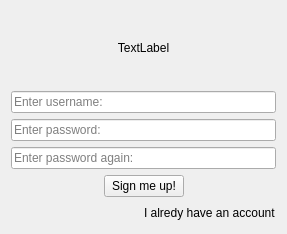
<?xml version="1.0" encoding="UTF-8"?>
<ui version="4.0">
 <class>SignUp</class>
 <widget class="QWidget" name="SignUp">
  <property name="geometry">
   <rect>
    <x>0</x>
    <y>0</y>
    <width>287</width>
    <height>234</height>
   </rect>
  </property>
  <property name="windowTitle">
   <string>Form</string>
  </property>
  <layout class="QVBoxLayout" name="verticalLayout_2">
   <item>
    <widget class="QLabel" name="label_error">
     <property name="text">
      <string>TextLabel</string>
     </property>
     <property name="alignment">
      <set>Qt::AlignCenter</set>
     </property>
     <property name="wordWrap">
      <bool>true</bool>
     </property>
    </widget>
   </item>
   <item>
    <layout class="QVBoxLayout" name="verticalLayout">
     <item>
      <widget class="QLineEdit" name="lineEdit_username">
       <property name="placeholderText">
        <string>Enter username:</string>
       </property>
      </widget>
     </item>
     <item>
      <widget class="QLineEdit" name="lineEdit_password">
       <property name="inputMask">
        <string/>
       </property>
       <property name="text">
        <string/>
       </property>
       <property name="maxLength">
        <number>32767</number>
       </property>
       <property name="placeholderText">
        <string>Enter password:</string>
       </property>
      </widget>
     </item>
     <item>
      <widget class="QLineEdit" name="lineEdit_password_2">
       <property name="inputMask">
        <string/>
       </property>
       <property name="text">
        <string/>
       </property>
       <property name="maxLength">
        <number>32767</number>
       </property>
       <property name="placeholderText">
        <string>Enter password again:</string>
       </property>
      </widget>
     </item>
     <item>
      <layout class="QHBoxLayout" name="horizontalLayout">
       <item>
        <spacer name="horizontalSpacer_2">
         <property name="orientation">
          <enum>Qt::Horizontal</enum>
         </property>
         <property name="sizeHint" stdset="0">
          <size>
           <width>40</width>
           <height>20</height>
          </size>
         </property>
        </spacer>
       </item>
       <item>
        <widget class="QPushButton" name="pushButton">
         <property name="text">
          <string>Sign me up!</string>
         </property>
        </widget>
       </item>
       <item>
        <spacer name="horizontalSpacer">
         <property name="orientation">
          <enum>Qt::Horizontal</enum>
         </property>
         <property name="sizeHint" stdset="0">
          <size>
           <width>40</width>
           <height>20</height>
          </size>
         </property>
        </spacer>
       </item>
      </layout>
     </item>
     <item>
      <layout class="QHBoxLayout" name="horizontalLayout_2">
       <item>
        <spacer name="horizontalSpacer_3">
         <property name="orientation">
          <enum>Qt::Horizontal</enum>
         </property>
         <property name="sizeHint" stdset="0">
          <size>
           <width>40</width>
           <height>20</height>
          </size>
         </property>
        </spacer>
       </item>
       <item>
        <widget class="clickable_qlabel" name="label_logIn">
         <property name="text">
          <string>I alredy have an account</string>
         </property>
        </widget>
       </item>
      </layout>
     </item>
    </layout>
   </item>
  </layout>
 </widget>
 <customwidgets>
  <customwidget>
   <class>clickable_qlabel</class>
   <extends>QLabel</extends>
   <header location="global">clickable_qlabel.h</header>
  </customwidget>
 </customwidgets>
 <resources/>
 <connections/>
</ui>
